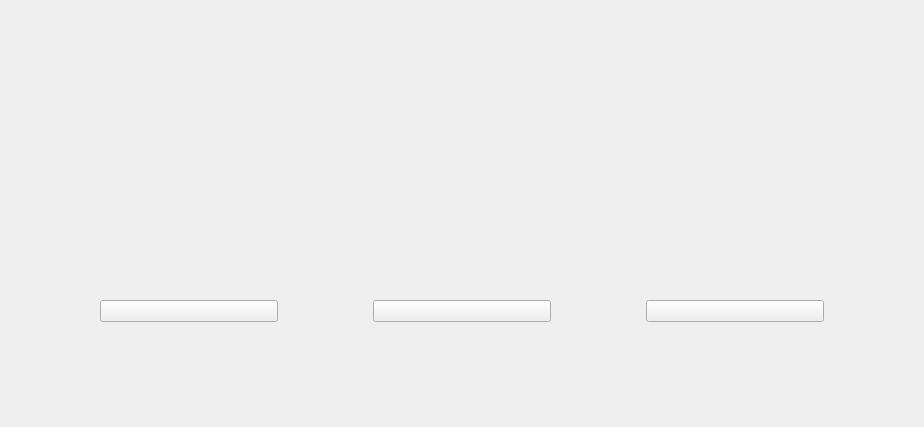
<?xml version="1.0" encoding="UTF-8"?>
<ui version="4.0">
 <class>choixTable</class>
 <widget class="QWidget" name="choixTable">
  <property name="geometry">
   <rect>
    <x>0</x>
    <y>0</y>
    <width>924</width>
    <height>427</height>
   </rect>
  </property>
  <property name="windowTitle">
   <string>Form</string>
  </property>
  <layout class="QVBoxLayout" name="verticalLayout" stretch="1,1,1,8,1">
   <item>
    <spacer name="verticalSpacer_2">
     <property name="orientation">
      <enum>Qt::Vertical</enum>
     </property>
     <property name="sizeHint" stdset="0">
      <size>
       <width>20</width>
       <height>40</height>
      </size>
     </property>
    </spacer>
   </item>
   <item>
    <layout class="QHBoxLayout" name="horizontalLayout_2" stretch="1,1,1">
     <item>
      <spacer name="horizontalSpacer_5">
       <property name="orientation">
        <enum>Qt::Horizontal</enum>
       </property>
       <property name="sizeHint" stdset="0">
        <size>
         <width>40</width>
         <height>20</height>
        </size>
       </property>
      </spacer>
     </item>
     <item>
      <widget class="QLabel" name="label">
       <property name="acceptDrops">
        <bool>false</bool>
       </property>
       <property name="toolTip">
        <string>&lt;html&gt;&lt;head/&gt;&lt;body&gt;&lt;p align=&quot;center&quot;&gt;&lt;span style=&quot; font-size:16pt; font-weight:700; font-style:italic;&quot;&gt;Choisir une table&lt;/span&gt;&lt;/p&gt;&lt;/body&gt;&lt;/html&gt;</string>
       </property>
       <property name="whatsThis">
        <string>&lt;html&gt;&lt;head/&gt;&lt;body&gt;&lt;p align=&quot;center&quot;&gt;&lt;span style=&quot; font-size:24pt; font-weight:700; font-style:italic;&quot;&gt;choisir une table&lt;/span&gt;&lt;/p&gt;&lt;/body&gt;&lt;/html&gt;</string>
       </property>
       <property name="text">
        <string/>
       </property>
       <property name="pixmap">
        <pixmap resource="cartes.qrc">:/cartes/photos_des_cartes/choisirTable.png</pixmap>
       </property>
       <property name="scaledContents">
        <bool>true</bool>
       </property>
      </widget>
     </item>
     <item>
      <spacer name="horizontalSpacer_6">
       <property name="orientation">
        <enum>Qt::Horizontal</enum>
       </property>
       <property name="sizeHint" stdset="0">
        <size>
         <width>40</width>
         <height>20</height>
        </size>
       </property>
      </spacer>
     </item>
    </layout>
   </item>
   <item>
    <spacer name="verticalSpacer">
     <property name="orientation">
      <enum>Qt::Vertical</enum>
     </property>
     <property name="sizeHint" stdset="0">
      <size>
       <width>20</width>
       <height>40</height>
      </size>
     </property>
    </spacer>
   </item>
   <item>
    <layout class="QHBoxLayout" name="horizontalLayout" stretch="1,2,1,2,1,2,1">
     <property name="spacing">
      <number>6</number>
     </property>
     <item>
      <spacer name="horizontalSpacer">
       <property name="orientation">
        <enum>Qt::Horizontal</enum>
       </property>
       <property name="sizeHint" stdset="0">
        <size>
         <width>40</width>
         <height>20</height>
        </size>
       </property>
      </spacer>
     </item>
     <item>
      <widget class="QPushButton" name="table1">
       <property name="text">
        <string/>
       </property>
      </widget>
     </item>
     <item>
      <spacer name="horizontalSpacer_3">
       <property name="orientation">
        <enum>Qt::Horizontal</enum>
       </property>
       <property name="sizeHint" stdset="0">
        <size>
         <width>40</width>
         <height>20</height>
        </size>
       </property>
      </spacer>
     </item>
     <item>
      <widget class="QPushButton" name="table2">
       <property name="text">
        <string/>
       </property>
      </widget>
     </item>
     <item>
      <spacer name="horizontalSpacer_4">
       <property name="orientation">
        <enum>Qt::Horizontal</enum>
       </property>
       <property name="sizeHint" stdset="0">
        <size>
         <width>40</width>
         <height>20</height>
        </size>
       </property>
      </spacer>
     </item>
     <item>
      <widget class="QPushButton" name="table3">
       <property name="text">
        <string/>
       </property>
      </widget>
     </item>
     <item>
      <spacer name="horizontalSpacer_2">
       <property name="orientation">
        <enum>Qt::Horizontal</enum>
       </property>
       <property name="sizeHint" stdset="0">
        <size>
         <width>40</width>
         <height>20</height>
        </size>
       </property>
      </spacer>
     </item>
    </layout>
   </item>
   <item>
    <spacer name="verticalSpacer_3">
     <property name="orientation">
      <enum>Qt::Vertical</enum>
     </property>
     <property name="sizeHint" stdset="0">
      <size>
       <width>20</width>
       <height>40</height>
      </size>
     </property>
    </spacer>
   </item>
  </layout>
 </widget>
 <resources>
  <include location="cartes.qrc"/>
 </resources>
 <connections/>
</ui>
